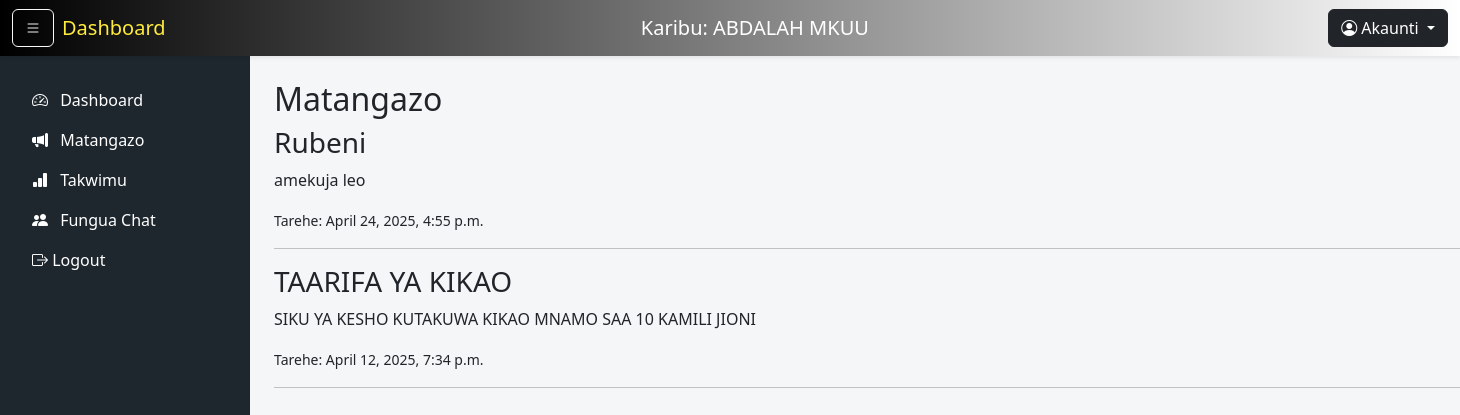
The app's page /kusoma/ (signed in), older data.
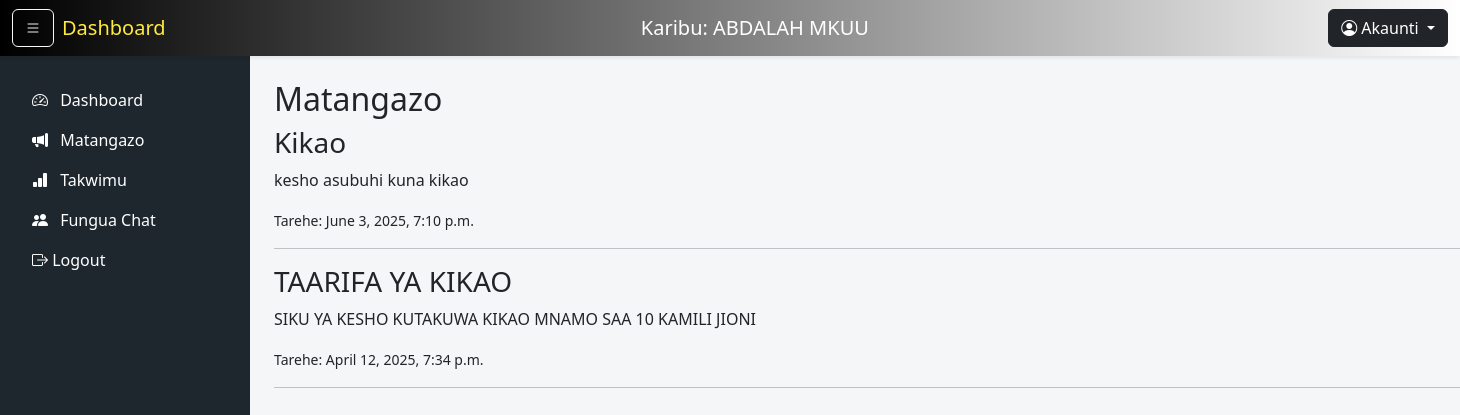
The same page, newer data.
### users/models.py (models this page shows, shortened)
class Announcement(models.Model):
    title = models.CharField(max_length=100)
    content = models.TextField()
    image = models.ImageField(upload_to='announcements/images/', blank=True, null=True)
    file = models.FileField(upload_to='announcements/files/', blank=True, null=True)
    created_at = models.DateTimeField(auto_now_add=True)
    posted_by = models.ForeignKey(settings.AUTH_USER_MODEL, on_delete=models.CASCADE)

### users/views.py (the view)
# urls.py: path('kusoma/', views.kusoma, name='kusoma'),
@login_required
def kusoma(request):
    announcements = Announcement.objects.all().order_by('-created_at')
    if request.user.role == 'kiongozi':
        template_name = 'kiongozi/kusoma.html'
    else:
        template_name = 'mwananchi/kusoma.html'
    return render(request, template_name, {'announcements': announcements})

### users/templates/mwananchi/kusoma.html
{% extends "mwananchi/base.html" %}
{% block content %}
<h2>Matangazo</h2>
{% for ann in announcements %}
    <div>
        <h3>{{ ann.title }}</h3>
        <p>{{ ann.content }}</p>
        <small>Tarehe: {{ ann.created_at }}</small>
    </div>
    <hr>
{% empty %}
    <p>Hakuna matangazo kwa sasa.</p>
{% endfor %}
{% endblock %}

Row changes from the older to the newer data that the page shows:
removed Announcement: title "Rubeni", content "amekuja leo", created_at "April 24, 2025, 4:55 p.m."
added Announcement: title "Kikao", content "kesho asubuhi kuna kikao", created_at "June 3, 2025, 7:10 p.m."
